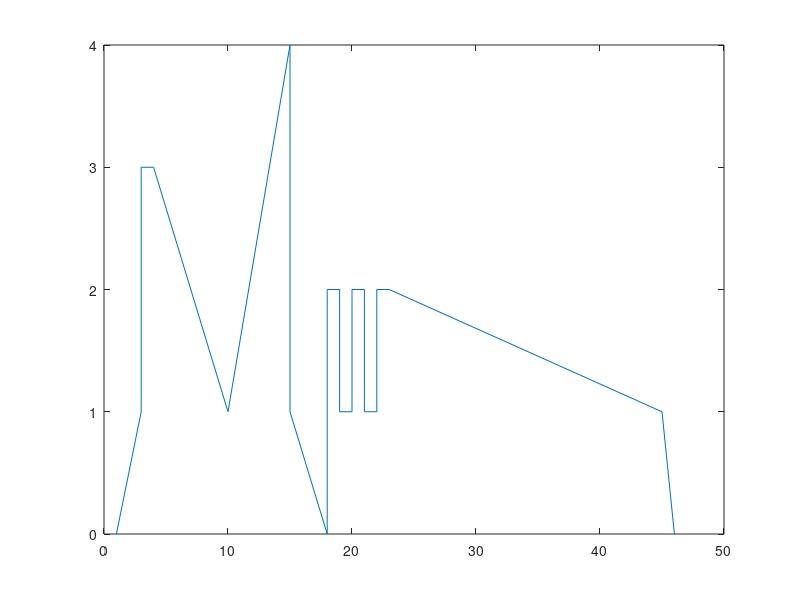
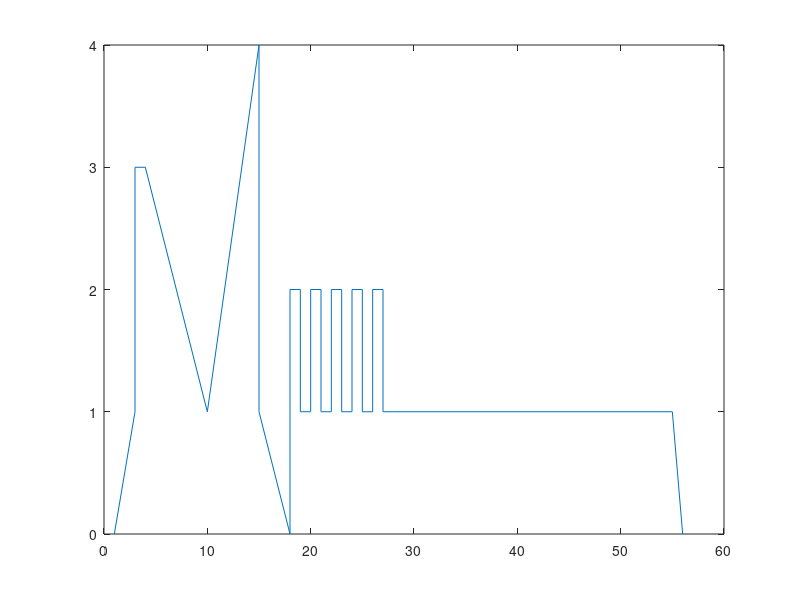
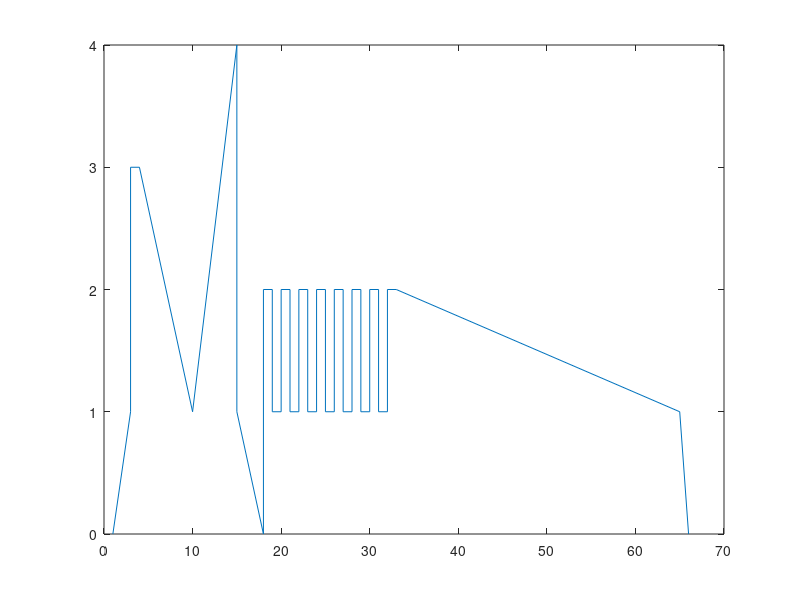
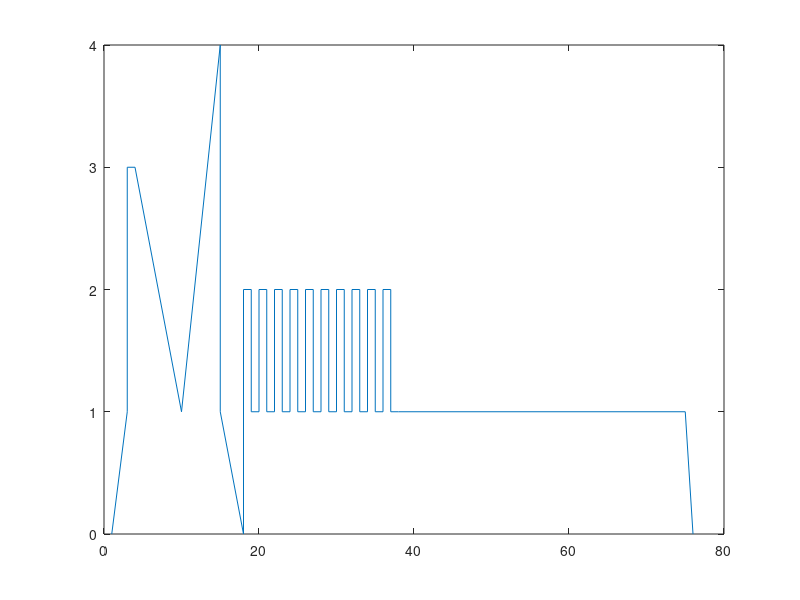

Reproduce these figures in MATLAB, in order.

rBeg = [0, 1, 3, 3, 1,  4,  1, 0];
zBeg = [1, 3, 3, 4, 10, 15, 15, 18];
rMidOrig = [2,  2 ,  1,  1,  2,  2,  1,  1,  2,  2,  1,  1,  2,  2,  1,  1,  2,  2,  1,  1,  2,  2,  1,  1,  2,  2,  1,  1,  2,  2,  1,  1,  2,  2,  1,  1,  2,  2,  1,  1,  2,  2,  1,  1,  2,  2,  1,  1,  2,  2,  1,  1,  2,  2,  1,  1,  2,  2];
zMidOrig = [18, 19, 19, 20, 20, 21, 21, 22, 22, 23, 23, 24, 24, 25, 25, 26, 26, 27, 27, 28, 28, 29, 29, 30, 30, 31, 31, 32, 32, 33, 33, 34, 34, 35, 35, 36, 36, 37, 37, 38, 38, 39, 39, 40, 40, 41, 41, 42, 42, 43, 43, 44, 44, 45, 45, 46, 46, 47];
rEnd = [1, 0];
zEnd = [184, 185];

for j = 1 : 9
    e = 5*j;
    len = 2*e;
    rMid = zeros(1, len); 
    zMid = zeros(1, len);
    for i = 1 : e
        val = 1 + mod(i, 2);
        rMid(2*i) =  val;
        rMid(2*i - 1) = val;
        z = 18 + i;
        zMid(2*i) = z;
        zMid(2*i - 1) = z-1;
        zEnd = [2*z-1, 2*z];
    end
    r = [rBeg, rMid, rEnd];
    z = [zBeg, zMid, zEnd];
    len = length(r);
    outr = sprintf('%g,', r);
    outz = sprintf('%g,', z);
    outr = outr(1:end-1);
    outz = outz(1:end-1);
    disp(['# ## Polycone ' num2str(len) ' #######################################################################']);
    disp('#');
    disp(['/solid/G4Polycone 0 360 ' num2str(len) ' (' outr ') (' outz ')']);
    disp(['/performance/errorFileName log/polycone-' num2str(len) '-p10k/polyconep.a1.log']);
    disp('/performance/repeat 100');
    disp('/control/execute geant4/performance.geant4');
    disp('#');     
    figure; plot(z,r);
end

% C=[A;B] ( [A,B] will put them vertically )